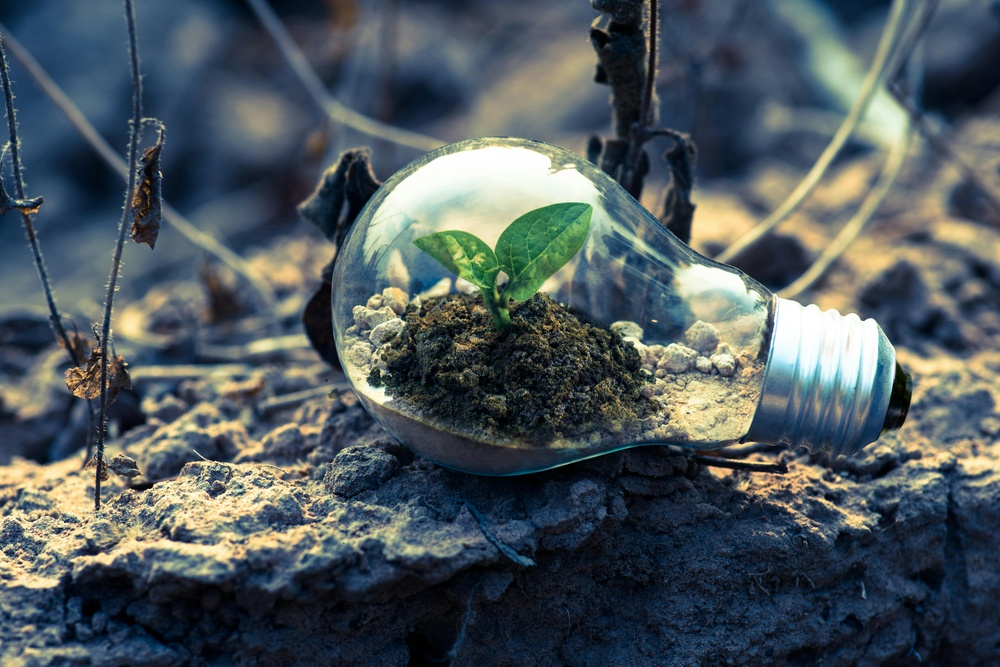
#> input picture src/backend/uploads/image.jpg, 1000 x 667 px, shrunk from 7360 x 4912 before the run, found by its file name
$ python Preprocessing_by_multiprocessing.py
#> lines starting #> are read from the running program, lines starting #| are printed output that depends on the picture
import cv2
import numpy as np
import os
import time
from multiprocessing import Pool, cpu_count

# Paths
input_path = os.path.expanduser("C:\\User\\Desktop\\image.jpg")
output_dir = os.path.expanduser("C:\\User\\Desktop\\Multi processing Parts")  # Directory for parts

# Ensure the output directory exists
os.makedirs(output_dir, exist_ok=True)

def sharpness_adjustment(image):
    sharpening_kernel = np.array([[0, -1, 0],
                                   [-1, 5, -1],
                                   [0, -1, 0]])
    return cv2.filter2D(image, -1, sharpening_kernel)

def smoothing_denoising(image):
    gaussian_blur = cv2.GaussianBlur(image, (5, 5), 0)
    return cv2.bilateralFilter(gaussian_blur, d=9, sigmaColor=75, sigmaSpace=75)

def contrast_adjustment(image, factor=1.2):
    return cv2.convertScaleAbs(image, alpha=factor, beta=0)

def process_image_part(image_part):
    """
    Enhances an image part by applying contrast adjustment, sharpening, and smoothing.
    """
    image_part = contrast_adjustment(image_part)
    image_part = sharpness_adjustment(image_part)
    image_part = smoothing_denoising(image_part)
    return image_part

def split_image(image):
    """
    Splits the image into four parts.
    """
    h, w = image.shape[:2]
    mid_h, mid_w = h // 2, w // 2
    parts = [
        image[:mid_h, :mid_w],  # Top-left
        image[:mid_h, mid_w:],  # Top-right
        image[mid_h:, :mid_w],  # Bottom-left
        image[mid_h:, mid_w:],  # Bottom-right
    ]
    return parts

def save_part(image_part, index):
    """
    Saves the enhanced image part to the output directory.
    """
    output_path = os.path.join(output_dir, f"enhanced_part_{index + 1}.jpg")
    cv2.imwrite(output_path, image_part)
    print(f"Part {index + 1} saved as {output_path}.")

if __name__ == "__main__":
    # Load the image
    image = cv2.imread(input_path)
#> image is the input picture: shape (667, 1000, 3); mean B, G, R 93.3, 88.7, 78.4

    if image is None:
        print("Error: Could not open or find the image.")
    else:
        start_time = time.time()  # Start timing

        # Split the image into four parts
        image_parts = split_image(image)
#> image_parts = 4 items

        # Process the parts in parallel
        with Pool(processes=cpu_count()) as pool:
            processed_parts = pool.map(process_image_part, image_parts)
#> processed_parts = 4 items

        # Save each enhanced part separately
        for i, part in enumerate(processed_parts):
            save_part(part, i)
#> this loop made 4 passes
#| Part 1 saved as C:\User\Desktop\Multi processing Parts/enhanced_part_1.jpg.
#| Part 2 saved as C:\User\Desktop\Multi processing Parts/enhanced_part_2.jpg.
#| Part 3 saved as C:\User\Desktop\Multi processing Parts/enhanced_part_3.jpg.
#| Part 4 saved as C:\User\Desktop\Multi processing Parts/enhanced_part_4.jpg.
#> pass 1, in save_part, `cv2.imwrite(output_path, image_part)`:
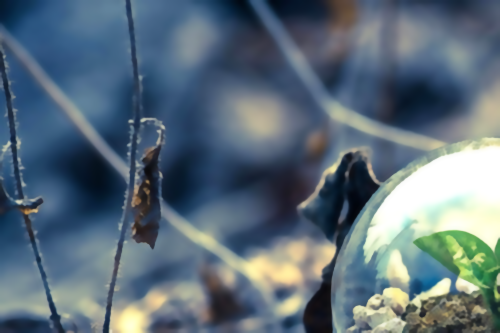
#> saved as enhanced_part_1.jpg: shape (333, 500, 3); mean B, G, R 122.4, 109.7, 92.2
#> pass 2, in save_part (call 2), `cv2.imwrite(output_path, image_part)`:
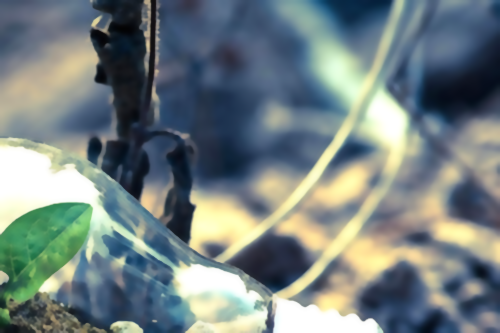
#> saved as enhanced_part_2.jpg: shape (333, 500, 3); mean B, G, R 129.6, 129.1, 116.3

        end_time = time.time()  # End timing
        elapsed_time = end_time - start_time

        print(f"Enhanced image parts saved in {output_dir}.")
        print(f"Time taken: {elapsed_time:.2f} seconds.")
